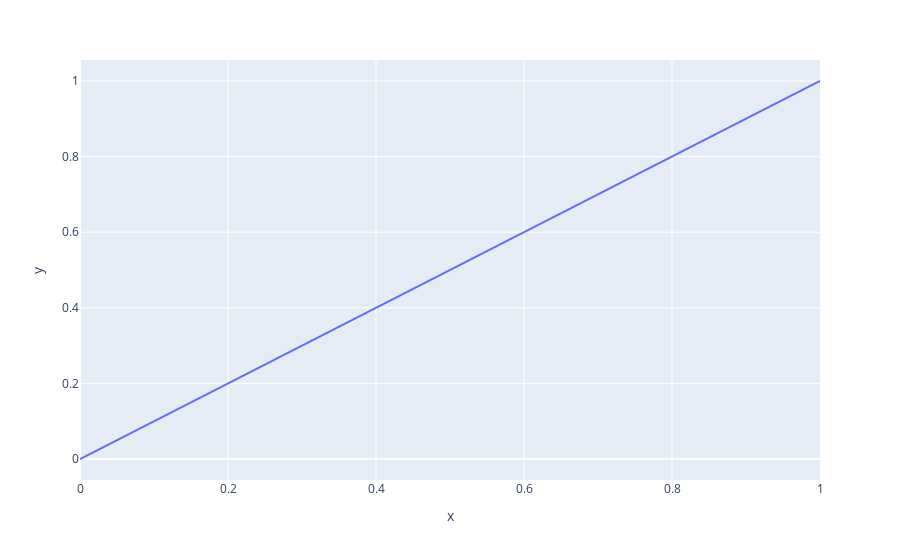

Source (notebook cell):
### Code cell
fig = px.line(
    x=[0, 1],
    y=[0, 1],
)
fig.show()

### Figure 1 — Plotly figure (JSON) as saved in the notebook; plotly's stock layout.template omitted (floating-point values rounded to 4 significant figures)
{"data": [{"hovertemplate": "x=%{x}<br>y=%{y}<extra></extra>", "legendgroup": "", "line": {"color": "#636efa", "dash": "solid"}, "marker": {"symbol": "circle"}, "mode": "lines", "name": "", "orientation": "v", "showlegend": false, "type": "scatter", "x": [0, 1], "xaxis": "x", "y": [0, 1], "yaxis": "y"}], "layout": {"autosize": true, "legend": {"tracegroupgap": 0}, "margin": {"t": 60}, "xaxis": {"anchor": "y", "autorange": true, "domain": [0, 1], "range": [0, 1], "title": {"text": "x"}, "type": "linear"}, "yaxis": {"anchor": "x", "autorange": true, "domain": [0, 1], "range": [-0.05556, 1.056], "title": {"text": "y"}, "type": "linear"}}}
